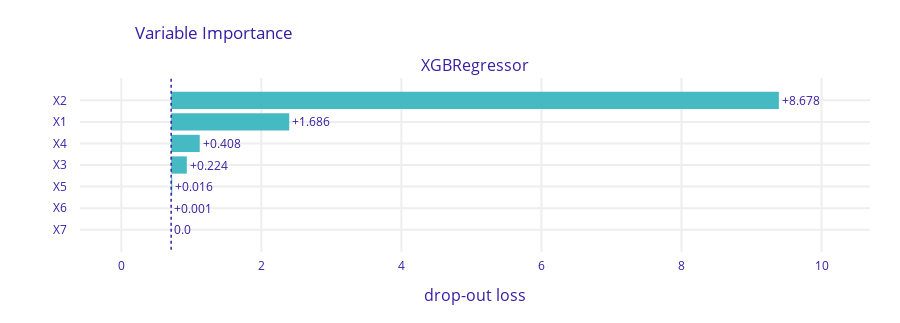

This figure's notebook cell:
### Code cell
exp = dx.Explainer(xgb_r,
                   train.drop(columns=['target', 'const']),
                   train['target'],
                   verbose=False)

permutation_explanation = exp.model_parts(B = 100, loss_function='rmse')
permutation_explanation.plot()

### Figure 1 — Plotly figure (JSON) as saved in the notebook; plotly's stock layout.template omitted (floating-point values rounded to 4 significant figures)
{"data": [{"base": 0.7123, "hoverinfo": "text", "hoverlabel": {"bgcolor": "rgba(0,0,0,0.8)"}, "hovertext": ["Model: XGBRegressor loss after<br>variable: X2 is permuted: 9.39<br>Drop-out loss change: +8.678", "Model: XGBRegressor loss after<br>variable: X1 is permuted: 2.398<br>Drop-out loss change: +1.686", "Model: XGBRegressor loss after<br>variable: X4 is permuted: 1.121<br>Drop-out loss change: +0.408", "Model: XGBRegressor loss after<br>variable: X3 is permuted: 0.936<br>Drop-out loss change: +0.224", "Model: XGBRegressor loss after<br>variable: X5 is permuted: 0.728<br>Drop-out loss change: +0.016", "Model: XGBRegressor loss after<br>variable: X6 is permuted: 0.713<br>Drop-out loss change: +0.001", "Model: XGBRegressor loss after<br>variable: X7 is permuted: 0.712<br>Drop-out loss change: -0.0"], "marker": {"color": "#46bac2"}, "orientation": "h", "showlegend": false, "text": ["+8.678", "+1.686", "+0.408", "+0.224", "+0.016", "+0.001", "0.0"], "textposition": "outside", "type": "bar", "x": [8.678, 1.686, 0.4083, 0.2236, 0.01569, 0.000755, 0], "xaxis": "x", "y": ["X2", "X1", "X4", "X3", "X5", "X6", "X7"], "yaxis": "y"}], "layout": {"annotations": [{"font": {"size": 16}, "showarrow": false, "text": "XGBRegressor", "x": 0.5, "xanchor": "center", "xref": "paper", "y": 1, "yanchor": "bottom", "yref": "paper"}, {"font": {"size": 16}, "showarrow": false, "text": "drop-out loss", "x": 0.5, "xanchor": "center", "xref": "paper", "y": 0, "yanchor": "top", "yref": "paper", "yshift": -30}], "font": {"color": "#371ea3"}, "height": 323, "margin": {"b": 71, "r": 30, "t": 78}, "shapes": [{"line": {"color": "#371ea3", "dash": "dot", "width": 1.5}, "type": "line", "x0": 0.7123, "x1": 0.7123, "xref": "x", "y0": -1, "y1": 7, "yref": "y"}], "title": {"text": "Variable Importance", "x": 0.15}, "xaxis": {"anchor": "y", "automargin": true, "domain": [0, 1], "fixedrange": true, "gridwidth": 2, "range": [-0.5895, 10.69], "tickcolor": "white", "ticklen": 3, "ticks": "outside", "type": "linear", "zeroline": false}, "yaxis": {"anchor": "x", "automargin": true, "autorange": "reversed", "domain": [0, 1], "fixedrange": true, "gridwidth": 2, "tickcolor": "white", "ticklen": 10, "ticks": "outside", "type": "category"}}}
